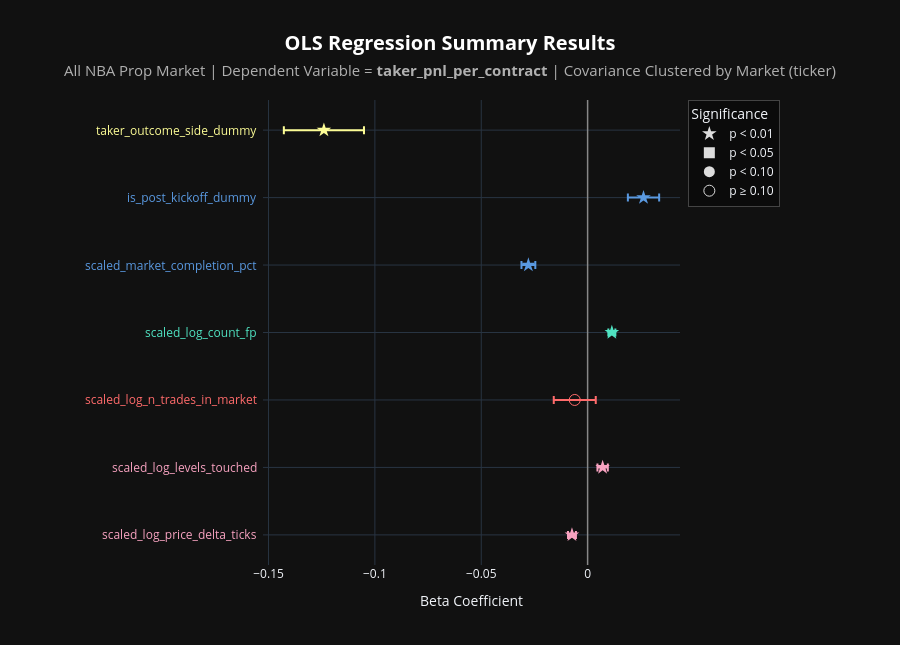

Notebook code for this chart:
### Code cell
# Regression Analysis: Taker PnL
# Note, hover for regression details

graph_regression(
    df           = kalshi_df,
    graph_title  = "All NBA",
    side         = 'taker',
    n_req_trades = 500,
    show_const   = False
)

### Figure 1 — Plotly figure (JSON) as saved in the notebook; plotly's stock layout.template omitted (floating-point values rounded to 4 significant figures)
{"data": [{"customdata": [[9.366e-15, 0.0009491, -7.748, 5.336e-26, 0.0006973, -10.55, 1.361, -0.009214, -0.005493]], "error_x": {"array": [0.00186], "color": "#F7A2C0", "type": "data", "visible": true}, "hovertemplate": "<b>Independent Variable:</b> %{y}<br><b>Beta:</b> %{x:.4f}<br><b>95% CI:</b> [%{customdata[7]:.4f}, %{customdata[8]:.4f}]<br><br><b>Clustered (by ticker):</b><br>p-value: %{customdata[0]:.4f}<br>Std Error: %{customdata[1]:.4f}<br>t-statistic: %{customdata[2]:.2f}<br><br><b>Naive (non-clustered):</b><br>p-value: %{customdata[3]:.4f}<br>Std Error: %{customdata[4]:.4f}<br>t-statistic: %{customdata[5]:.2f}<br><br><b>SE inflation (clustered / naive):</b> %{customdata[6]:.2f}x<extra></extra>", "marker": {"color": "#F7A2C0", "size": 11, "symbol": "star"}, "mode": "markers", "showlegend": false, "type": "scatter", "x": [-0.007353], "y": ["scaled_log_price_delta_ticks"]}, {"customdata": [[1.348e-08, 0.001243, 5.68, 2.11e-23, 0.0007085, 9.968, 1.755, 0.004625, 0.009499]], "error_x": {"array": [0.002437], "color": "#F7A2C0", "type": "data", "visible": true}, "hovertemplate": "<b>Independent Variable:</b> %{y}<br><b>Beta:</b> %{x:.4f}<br><b>95% CI:</b> [%{customdata[7]:.4f}, %{customdata[8]:.4f}]<br><br><b>Clustered (by ticker):</b><br>p-value: %{customdata[0]:.4f}<br>Std Error: %{customdata[1]:.4f}<br>t-statistic: %{customdata[2]:.2f}<br><br><b>Naive (non-clustered):</b><br>p-value: %{customdata[3]:.4f}<br>Std Error: %{customdata[4]:.4f}<br>t-statistic: %{customdata[5]:.2f}<br><br><b>SE inflation (clustered / naive):</b> %{customdata[6]:.2f}x<extra></extra>", "marker": {"color": "#F7A2C0", "size": 11, "symbol": "star"}, "mode": "markers", "showlegend": false, "type": "scatter", "x": [0.007062], "y": ["scaled_log_levels_touched"]}, {"customdata": [[0.2301, 0.005036, -1.2, 6.711e-85, 0.0003095, -19.53, 16.27, -0.01592, 0.003827]], "error_x": {"array": [0.009871], "color": "#FF6B6B", "type": "data", "visible": true}, "hovertemplate": "<b>Independent Variable:</b> %{y}<br><b>Beta:</b> %{x:.4f}<br><b>95% CI:</b> [%{customdata[7]:.4f}, %{customdata[8]:.4f}]<br><br><b>Clustered (by ticker):</b><br>p-value: %{customdata[0]:.4f}<br>Std Error: %{customdata[1]:.4f}<br>t-statistic: %{customdata[2]:.2f}<br><br><b>Naive (non-clustered):</b><br>p-value: %{customdata[3]:.4f}<br>Std Error: %{customdata[4]:.4f}<br>t-statistic: %{customdata[5]:.2f}<br><br><b>SE inflation (clustered / naive):</b> %{customdata[6]:.2f}x<extra></extra>", "marker": {"color": "#FF6B6B", "size": 11, "symbol": "circle-open"}, "mode": "markers", "showlegend": false, "type": "scatter", "x": [-0.006044], "y": ["scaled_log_n_trades_in_market"]}, {"customdata": [[8.247e-42, 0.0008415, 13.55, 2.365e-269, 0.0003251, 35.07, 2.589, 0.009751, 0.01305]], "error_x": {"array": [0.001649], "color": "#50E3C2", "type": "data", "visible": true}, "hovertemplate": "<b>Independent Variable:</b> %{y}<br><b>Beta:</b> %{x:.4f}<br><b>95% CI:</b> [%{customdata[7]:.4f}, %{customdata[8]:.4f}]<br><br><b>Clustered (by ticker):</b><br>p-value: %{customdata[0]:.4f}<br>Std Error: %{customdata[1]:.4f}<br>t-statistic: %{customdata[2]:.2f}<br><br><b>Naive (non-clustered):</b><br>p-value: %{customdata[3]:.4f}<br>Std Error: %{customdata[4]:.4f}<br>t-statistic: %{customdata[5]:.2f}<br><br><b>SE inflation (clustered / naive):</b> %{customdata[6]:.2f}x<extra></extra>", "marker": {"color": "#50E3C2", "size": 11, "symbol": "star"}, "mode": "markers", "showlegend": false, "type": "scatter", "x": [0.0114], "y": ["scaled_log_count_fp"]}, {"customdata": [[6.13e-63, 0.001663, -16.75, 0, 0.0003999, -69.62, 4.157, -0.0311, -0.02458]], "error_x": {"array": [0.003259], "color": "#5A99E0", "type": "data", "visible": true}, "hovertemplate": "<b>Independent Variable:</b> %{y}<br><b>Beta:</b> %{x:.4f}<br><b>95% CI:</b> [%{customdata[7]:.4f}, %{customdata[8]:.4f}]<br><br><b>Clustered (by ticker):</b><br>p-value: %{customdata[0]:.4f}<br>Std Error: %{customdata[1]:.4f}<br>t-statistic: %{customdata[2]:.2f}<br><br><b>Naive (non-clustered):</b><br>p-value: %{customdata[3]:.4f}<br>Std Error: %{customdata[4]:.4f}<br>t-statistic: %{customdata[5]:.2f}<br><br><b>SE inflation (clustered / naive):</b> %{customdata[6]:.2f}x<extra></extra>", "marker": {"color": "#5A99E0", "size": 11, "symbol": "star"}, "mode": "markers", "showlegend": false, "type": "scatter", "x": [-0.02784], "y": ["scaled_market_completion_pct"]}, {"customdata": [[2.447e-12, 0.003751, 7.006, 3.088e-168, 0.0009505, 27.65, 3.946, 0.01893, 0.03363]], "error_x": {"array": [0.007352], "color": "#5A99E0", "type": "data", "visible": true}, "hovertemplate": "<b>Independent Variable:</b> %{y}<br><b>Beta:</b> %{x:.4f}<br><b>95% CI:</b> [%{customdata[7]:.4f}, %{customdata[8]:.4f}]<br><br><b>Clustered (by ticker):</b><br>p-value: %{customdata[0]:.4f}<br>Std Error: %{customdata[1]:.4f}<br>t-statistic: %{customdata[2]:.2f}<br><br><b>Naive (non-clustered):</b><br>p-value: %{customdata[3]:.4f}<br>Std Error: %{customdata[4]:.4f}<br>t-statistic: %{customdata[5]:.2f}<br><br><b>SE inflation (clustered / naive):</b> %{customdata[6]:.2f}x<extra></extra>", "marker": {"color": "#5A99E0", "size": 11, "symbol": "star"}, "mode": "markers", "showlegend": false, "type": "scatter", "x": [0.02628], "y": ["is_post_kickoff_dummy"]}, {"customdata": [[4.403e-38, 0.009609, -12.9, 0, 0.0008149, -152.1, 11.79, -0.1428, -0.1051]], "error_x": {"array": [0.01883], "color": "#FDFD96", "type": "data", "visible": true}, "hovertemplate": "<b>Independent Variable:</b> %{y}<br><b>Beta:</b> %{x:.4f}<br><b>95% CI:</b> [%{customdata[7]:.4f}, %{customdata[8]:.4f}]<br><br><b>Clustered (by ticker):</b><br>p-value: %{customdata[0]:.4f}<br>Std Error: %{customdata[1]:.4f}<br>t-statistic: %{customdata[2]:.2f}<br><br><b>Naive (non-clustered):</b><br>p-value: %{customdata[3]:.4f}<br>Std Error: %{customdata[4]:.4f}<br>t-statistic: %{customdata[5]:.2f}<br><br><b>SE inflation (clustered / naive):</b> %{customdata[6]:.2f}x<extra></extra>", "marker": {"color": "#FDFD96", "size": 11, "symbol": "star"}, "mode": "markers", "showlegend": false, "type": "scatter", "x": [-0.124], "y": ["taker_outcome_side_dummy"]}, {"hoverinfo": "skip", "marker": {"color": "#dddddd", "size": 11, "symbol": "star"}, "mode": "markers", "name": "p < 0.01", "showlegend": true, "type": "scatter", "x": [null], "y": [null]}, {"hoverinfo": "skip", "marker": {"color": "#dddddd", "size": 11, "symbol": "square"}, "mode": "markers", "name": "p < 0.05", "showlegend": true, "type": "scatter", "x": [null], "y": [null]}, {"hoverinfo": "skip", "marker": {"color": "#dddddd", "size": 11, "symbol": "circle"}, "mode": "markers", "name": "p < 0.10", "showlegend": true, "type": "scatter", "x": [null], "y": [null]}, {"hoverinfo": "skip", "marker": {"color": "#dddddd", "size": 11, "symbol": "circle-open"}, "mode": "markers", "name": "p ≥ 0.10", "showlegend": true, "type": "scatter", "x": [null], "y": [null]}], "layout": {"annotations": [{"font": {"color": "#F7A2C0", "size": 12}, "showarrow": false, "text": "scaled_log_price_delta_ticks", "x": -0.01, "xanchor": "right", "xref": "paper", "y": "scaled_log_price_delta_ticks", "yanchor": "middle", "yref": "y"}, {"font": {"color": "#F7A2C0", "size": 12}, "showarrow": false, "text": "scaled_log_levels_touched", "x": -0.01, "xanchor": "right", "xref": "paper", "y": "scaled_log_levels_touched", "yanchor": "middle", "yref": "y"}, {"font": {"color": "#FF6B6B", "size": 12}, "showarrow": false, "text": "scaled_log_n_trades_in_market", "x": -0.01, "xanchor": "right", "xref": "paper", "y": "scaled_log_n_trades_in_market", "yanchor": "middle", "yref": "y"}, {"font": {"color": "#50E3C2", "size": 12}, "showarrow": false, "text": "scaled_log_count_fp", "x": -0.01, "xanchor": "right", "xref": "paper", "y": "scaled_log_count_fp", "yanchor": "middle", "yref": "y"}, {"font": {"color": "#5A99E0", "size": 12}, "showarrow": false, "text": "scaled_market_completion_pct", "x": -0.01, "xanchor": "right", "xref": "paper", "y": "scaled_market_completion_pct", "yanchor": "middle", "yref": "y"}, {"font": {"color": "#5A99E0", "size": 12}, "showarrow": false, "text": "is_post_kickoff_dummy", "x": -0.01, "xanchor": "right", "xref": "paper", "y": "is_post_kickoff_dummy", "yanchor": "middle", "yref": "y"}, {"font": {"color": "#FDFD96", "size": 12}, "showarrow": false, "text": "taker_outcome_side_dummy", "x": -0.01, "xanchor": "right", "xref": "paper", "y": "taker_outcome_side_dummy", "yanchor": "middle", "yref": "y"}], "height": 645, "legend": {"bgcolor": "rgba(0,0,0,0.35)", "bordercolor": "#444444", "borderwidth": 1, "title": {"text": "Significance"}, "x": 1.02, "xanchor": "left", "y": 1, "yanchor": "top"}, "margin": {"l": 263, "r": 220}, "paper_bgcolor": "#111111", "plot_bgcolor": "#111111", "title": {"font": {"color": "#ffffff", "size": 20}, "text": "<b>OLS Regression Summary Results</b><br><span style='font-size: 15px; color: #b0b0b0;'>All NBA Prop Market | Dependent Variable = <b>taker_pnl_per_contract</b> | Covariance Clustered by Market (ticker)</span>", "x": 0.5, "xanchor": "center"}, "xaxis": {"title": {"text": "Beta Coefficient"}, "zeroline": true, "zerolinecolor": "#888888", "zerolinewidth": 1.5}, "yaxis": {"showticklabels": false, "title": {}}}}
